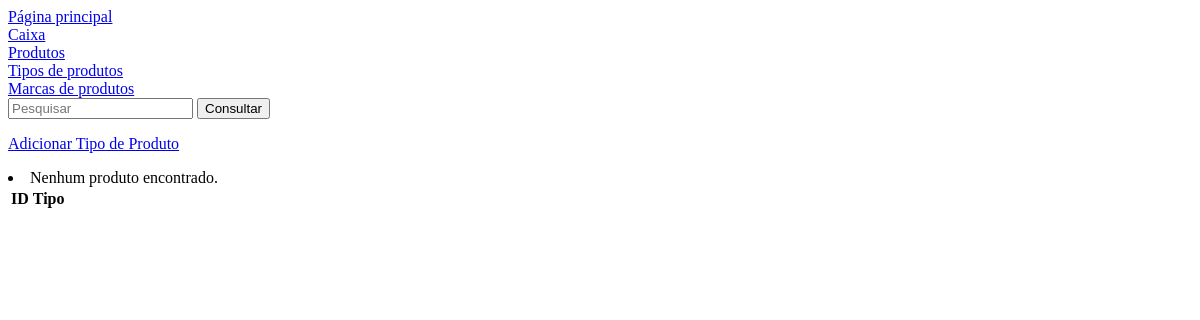
Before: /estoque/tipos-produtos/ with the older database file.
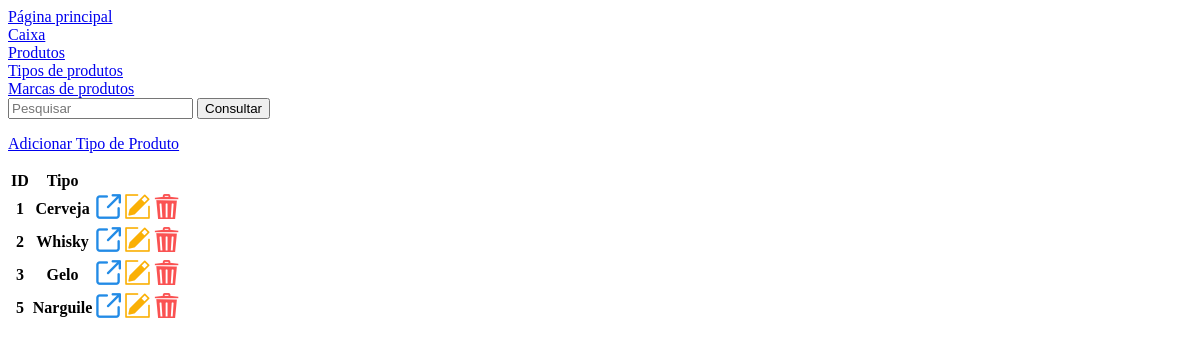
After: the same page with the newer database file.
### gestao_estoque/models.py (models this page shows, shortened)
class TipoProduto(models.Model):
    type = models.CharField(max_length=50, unique=True)
    image = models.ImageField(upload_to='tipos/', null=True, blank=True)

### gestao_estoque/views.py (the view)
# urls.py: path('tipos-produtos/', TiposListView.as_view(), name='tipos'),
class TiposListView(ListView):
    model = TipoProduto
    template_name = 'gestao_estoque/tipo_produtos.html'
    def get_queryset(self):
        queryset = super().get_queryset().order_by('id')
        query = self.request.GET.get('search')
        if query:
            queryset = queryset.filter(
                Q(id__contains=query) |
                Q(type__icontains=query)
            )
        return queryset

### gestao_estoque/templates/gestao_estoque/tipo_produtos.html (shortened to what this page needs)
{% extends "app/base.html" %}
{% load static %}
{% block main %}
    <form action="{% url 'tipos' %}" method="GET">
        <input type="search" name="search" placeholder="Pesquisar">
        <input type="submit" value="Consultar">
    </form>
    <p>
        <a href="{% url 'tipos-create' %}">Adicionar Tipo de Produto</a>
    </p>
    <div>
        <table>
            <thead>
            <tr>
                <th scope="col">ID</th>
                <th scope="col">Tipo</th>
            </tr>
            </thead>
            <tbody>
                {% for tipos in object_list %}
                    <tr>
                        <th>{{ tipos.id }}</th>
                        <th>{{ tipos.type }}</th>
                        <td><a href="{% url 'caixa' %}?search={{ tipos.type}}"><img class="icons-crud" src="{% static 'app/images/icons-crud/icon-visualizar.png' %}" alt="Ícone de visualizar"></a></td>
                        <td><a href="{% url 'tipos-update' pk=tipos.id %}"><img class="icons-crud" src="{% static 'app/images/icons-crud/icon-editar.png' %}" alt="Ícone de editar"></a></td>
                        <td><a href="{% url 'tipos-remove' pk=tipos.id %}"><img class="icons-crud" src="{% static 'app/images/icons-crud/icon-excluir.png' %}" alt="Ícone de excluir"></a></td>
                    </tr>
                {% empty %}
                    <li>Nenhum produto encontrado.</li>
                {% endfor %}
            </tbody>
        </table>
{% endblock %}

Changed rows visible on the page:
added TipoProduto: id "1", type "Cerveja"
added TipoProduto: id "2", type "Whisky"
added TipoProduto: id "3", type "Gelo"
added TipoProduto: id "5", type "Narguile"
Other visible differences:
text no longer shown: "Nenhum produto encontrado."
